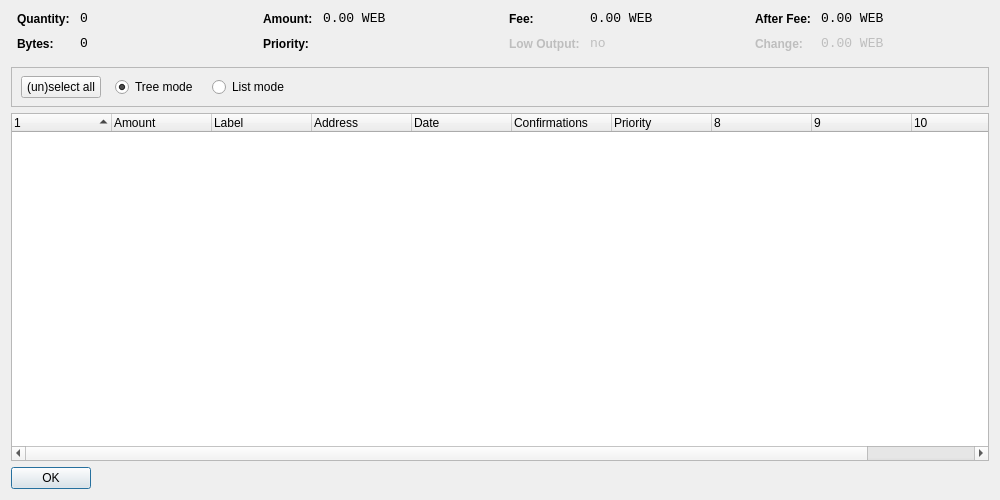
<?xml version="1.0" encoding="UTF-8"?>
<ui version="4.0">
 <class>CoinControlDialog</class>
 <widget class="QDialog" name="CoinControlDialog">
  <property name="geometry">
   <rect>
    <x>0</x>
    <y>0</y>
    <width>1000</width>
    <height>500</height>
   </rect>
  </property>
  <property name="windowTitle">
   <string>Coin Control</string>
  </property>
  <layout class="QVBoxLayout" name="verticalLayout">
   <item>
    <layout class="QHBoxLayout" name="horizontalLayoutTop" stretch="0,0,0,0">
     <property name="topMargin">
      <number>0</number>
     </property>
     <property name="bottomMargin">
      <number>10</number>
     </property>
     <item>
      <layout class="QFormLayout" name="formLayoutCoinControl1">
       <property name="horizontalSpacing">
        <number>10</number>
       </property>
       <property name="verticalSpacing">
        <number>10</number>
       </property>
       <property name="leftMargin">
        <number>6</number>
       </property>
       <property name="rightMargin">
        <number>6</number>
       </property>
       <item row="0" column="0">
        <widget class="QLabel" name="labelCoinControlQuantityText">
         <property name="styleSheet">
          <string notr="true">font-weight:bold;</string>
         </property>
         <property name="text">
          <string>Quantity:</string>
         </property>
        </widget>
       </item>
       <item row="0" column="1">
        <widget class="QLabel" name="labelCoinControlQuantity">
         <property name="font">
          <font>
           <family>Monospace</family>
           <pointsize>10</pointsize>
          </font>
         </property>
         <property name="cursor">
          <cursorShape>IBeamCursor</cursorShape>
         </property>
         <property name="contextMenuPolicy">
          <enum>Qt::ActionsContextMenu</enum>
         </property>
         <property name="text">
          <string notr="true">0</string>
         </property>
         <property name="textInteractionFlags">
          <set>Qt::LinksAccessibleByMouse|Qt::TextSelectableByKeyboard|Qt::TextSelectableByMouse</set>
         </property>
        </widget>
       </item>
       <item row="1" column="0">
        <widget class="QLabel" name="labelCoinControlBytesText">
         <property name="styleSheet">
          <string notr="true">font-weight:bold;</string>
         </property>
         <property name="text">
          <string>Bytes:</string>
         </property>
        </widget>
       </item>
       <item row="1" column="1">
        <widget class="QLabel" name="labelCoinControlBytes">
         <property name="font">
          <font>
           <family>Monospace</family>
           <pointsize>10</pointsize>
          </font>
         </property>
         <property name="cursor">
          <cursorShape>IBeamCursor</cursorShape>
         </property>
         <property name="contextMenuPolicy">
          <enum>Qt::ActionsContextMenu</enum>
         </property>
         <property name="text">
          <string notr="true">0</string>
         </property>
         <property name="textInteractionFlags">
          <set>Qt::LinksAccessibleByMouse|Qt::TextSelectableByKeyboard|Qt::TextSelectableByMouse</set>
         </property>
        </widget>
       </item>
      </layout>
     </item>
     <item>
      <layout class="QFormLayout" name="formLayoutCoinControl2">
       <property name="horizontalSpacing">
        <number>10</number>
       </property>
       <property name="verticalSpacing">
        <number>10</number>
       </property>
       <property name="leftMargin">
        <number>6</number>
       </property>
       <property name="rightMargin">
        <number>6</number>
       </property>
       <item row="0" column="0">
        <widget class="QLabel" name="labelCoinControlAmountText">
         <property name="styleSheet">
          <string notr="true">font-weight:bold;</string>
         </property>
         <property name="text">
          <string>Amount:</string>
         </property>
        </widget>
       </item>
       <item row="0" column="1">
        <widget class="QLabel" name="labelCoinControlAmount">
         <property name="font">
          <font>
           <family>Monospace</family>
           <pointsize>10</pointsize>
          </font>
         </property>
         <property name="cursor">
          <cursorShape>IBeamCursor</cursorShape>
         </property>
         <property name="contextMenuPolicy">
          <enum>Qt::ActionsContextMenu</enum>
         </property>
         <property name="text">
          <string notr="true">0.00 WEB</string>
         </property>
         <property name="textInteractionFlags">
          <set>Qt::LinksAccessibleByMouse|Qt::TextSelectableByKeyboard|Qt::TextSelectableByMouse</set>
         </property>
        </widget>
       </item>
       <item row="1" column="0">
        <widget class="QLabel" name="labelCoinControlPriorityText">
         <property name="styleSheet">
          <string notr="true">font-weight:bold;</string>
         </property>
         <property name="text">
          <string>Priority:</string>
         </property>
        </widget>
       </item>
       <item row="1" column="1">
        <widget class="QLabel" name="labelCoinControlPriority">
         <property name="font">
          <font>
           <family>Monospace</family>
           <pointsize>10</pointsize>
          </font>
         </property>
         <property name="cursor">
          <cursorShape>IBeamCursor</cursorShape>
         </property>
         <property name="contextMenuPolicy">
          <enum>Qt::ActionsContextMenu</enum>
         </property>
         <property name="text">
          <string/>
         </property>
         <property name="textInteractionFlags">
          <set>Qt::LinksAccessibleByMouse|Qt::TextSelectableByKeyboard|Qt::TextSelectableByMouse</set>
         </property>
        </widget>
       </item>
      </layout>
     </item>
     <item>
      <layout class="QFormLayout" name="formLayoutCoinControl3">
       <property name="horizontalSpacing">
        <number>10</number>
       </property>
       <property name="verticalSpacing">
        <number>10</number>
       </property>
       <property name="leftMargin">
        <number>6</number>
       </property>
       <property name="rightMargin">
        <number>6</number>
       </property>
       <item row="0" column="0">
        <widget class="QLabel" name="labelCoinControlFeeText">
         <property name="styleSheet">
          <string notr="true">font-weight:bold;</string>
         </property>
         <property name="text">
          <string>Fee:</string>
         </property>
        </widget>
       </item>
       <item row="0" column="1">
        <widget class="QLabel" name="labelCoinControlFee">
         <property name="font">
          <font>
           <family>Monospace</family>
           <pointsize>10</pointsize>
          </font>
         </property>
         <property name="cursor">
          <cursorShape>IBeamCursor</cursorShape>
         </property>
         <property name="contextMenuPolicy">
          <enum>Qt::ActionsContextMenu</enum>
         </property>
         <property name="text">
          <string notr="true">0.00 WEB</string>
         </property>
         <property name="textInteractionFlags">
          <set>Qt::LinksAccessibleByMouse|Qt::TextSelectableByKeyboard|Qt::TextSelectableByMouse</set>
         </property>
        </widget>
       </item>
       <item row="1" column="0">
        <widget class="QLabel" name="labelCoinControlLowOutputText">
         <property name="enabled">
          <bool>false</bool>
         </property>
         <property name="styleSheet">
          <string notr="true">font-weight:bold;</string>
         </property>
         <property name="text">
          <string>Low Output:</string>
         </property>
        </widget>
       </item>
       <item row="1" column="1">
        <widget class="QLabel" name="labelCoinControlLowOutput">
         <property name="enabled">
          <bool>false</bool>
         </property>
         <property name="font">
          <font>
           <family>Monospace</family>
           <pointsize>10</pointsize>
          </font>
         </property>
         <property name="cursor">
          <cursorShape>IBeamCursor</cursorShape>
         </property>
         <property name="contextMenuPolicy">
          <enum>Qt::ActionsContextMenu</enum>
         </property>
         <property name="text">
          <string notr="true">no</string>
         </property>
         <property name="textInteractionFlags">
          <set>Qt::LinksAccessibleByMouse|Qt::TextSelectableByKeyboard|Qt::TextSelectableByMouse</set>
         </property>
        </widget>
       </item>
      </layout>
     </item>
     <item>
      <layout class="QFormLayout" name="formLayoutCoinControl4">
       <property name="horizontalSpacing">
        <number>10</number>
       </property>
       <property name="verticalSpacing">
        <number>10</number>
       </property>
       <property name="leftMargin">
        <number>6</number>
       </property>
       <property name="rightMargin">
        <number>6</number>
       </property>
       <item row="0" column="0">
        <widget class="QLabel" name="labelCoinControlAfterFeeText">
         <property name="styleSheet">
          <string notr="true">font-weight:bold;</string>
         </property>
         <property name="text">
          <string>After Fee:</string>
         </property>
        </widget>
       </item>
       <item row="0" column="1">
        <widget class="QLabel" name="labelCoinControlAfterFee">
         <property name="font">
          <font>
           <family>Monospace</family>
           <pointsize>10</pointsize>
          </font>
         </property>
         <property name="cursor">
          <cursorShape>IBeamCursor</cursorShape>
         </property>
         <property name="contextMenuPolicy">
          <enum>Qt::ActionsContextMenu</enum>
         </property>
         <property name="text">
          <string notr="true">0.00 WEB</string>
         </property>
         <property name="textInteractionFlags">
          <set>Qt::LinksAccessibleByMouse|Qt::TextSelectableByKeyboard|Qt::TextSelectableByMouse</set>
         </property>
        </widget>
       </item>
       <item row="1" column="0">
        <widget class="QLabel" name="labelCoinControlChangeText">
         <property name="enabled">
          <bool>false</bool>
         </property>
         <property name="styleSheet">
          <string notr="true">font-weight:bold;</string>
         </property>
         <property name="text">
          <string>Change:</string>
         </property>
        </widget>
       </item>
       <item row="1" column="1">
        <widget class="QLabel" name="labelCoinControlChange">
         <property name="enabled">
          <bool>false</bool>
         </property>
         <property name="font">
          <font>
           <family>Monospace</family>
           <pointsize>10</pointsize>
          </font>
         </property>
         <property name="cursor">
          <cursorShape>IBeamCursor</cursorShape>
         </property>
         <property name="contextMenuPolicy">
          <enum>Qt::ActionsContextMenu</enum>
         </property>
         <property name="text">
          <string notr="true">0.00 WEB</string>
         </property>
         <property name="textInteractionFlags">
          <set>Qt::LinksAccessibleByMouse|Qt::TextSelectableByKeyboard|Qt::TextSelectableByMouse</set>
         </property>
        </widget>
       </item>
      </layout>
     </item>
    </layout>
   </item>
   <item>
    <widget class="QFrame" name="frame">
     <property name="minimumSize">
      <size>
       <width>0</width>
       <height>40</height>
      </size>
     </property>
     <property name="frameShape">
      <enum>QFrame::StyledPanel</enum>
     </property>
     <property name="frameShadow">
      <enum>QFrame::Sunken</enum>
     </property>
     <widget class="QWidget" name="horizontalLayoutWidget">
      <property name="geometry">
       <rect>
        <x>10</x>
        <y>0</y>
        <width>781</width>
        <height>41</height>
       </rect>
      </property>
      <layout class="QHBoxLayout" name="horizontalLayoutPanel" stretch="0,0,0,0,0">
       <property name="spacing">
        <number>14</number>
       </property>
       <item>
        <widget class="QPushButton" name="pushButtonSelectAll">
         <property name="sizePolicy">
          <sizepolicy hsizetype="Maximum" vsizetype="Fixed">
           <horstretch>0</horstretch>
           <verstretch>0</verstretch>
          </sizepolicy>
         </property>
         <property name="text">
          <string>(un)select all</string>
         </property>
        </widget>
       </item>
       <item>
        <widget class="QRadioButton" name="radioTreeMode">
         <property name="sizePolicy">
          <sizepolicy hsizetype="Maximum" vsizetype="Fixed">
           <horstretch>0</horstretch>
           <verstretch>0</verstretch>
          </sizepolicy>
         </property>
         <property name="text">
          <string>Tree mode</string>
         </property>
         <property name="checked">
          <bool>true</bool>
         </property>
        </widget>
       </item>
       <item>
        <widget class="QRadioButton" name="radioListMode">
         <property name="sizePolicy">
          <sizepolicy hsizetype="Maximum" vsizetype="Fixed">
           <horstretch>0</horstretch>
           <verstretch>0</verstretch>
          </sizepolicy>
         </property>
         <property name="text">
          <string>List mode</string>
         </property>
        </widget>
       </item>
       <item>
        <spacer name="horizontalSpacer">
         <property name="orientation">
          <enum>Qt::Horizontal</enum>
         </property>
         <property name="sizeHint" stdset="0">
          <size>
           <width>40</width>
           <height>20</height>
          </size>
         </property>
        </spacer>
       </item>
      </layout>
     </widget>
    </widget>
   </item>
   <item>
    <widget class="CoinControlTreeWidget" name="treeWidget">
     <property name="contextMenuPolicy">
      <enum>Qt::CustomContextMenu</enum>
     </property>
     <property name="sortingEnabled">
      <bool>false</bool>
     </property>
     <property name="columnCount">
      <number>11</number>
     </property>
     <attribute name="headerShowSortIndicator" stdset="0">
      <bool>true</bool>
     </attribute>
     <attribute name="headerStretchLastSection">
      <bool>false</bool>
     </attribute>
     <column>
      <property name="text">
       <string/>
      </property>
     </column>
     <column>
      <property name="text">
       <string>Amount</string>
      </property>
     </column>
     <column>
      <property name="text">
       <string>Label</string>
      </property>
     </column>
     <column>
      <property name="text">
       <string>Address</string>
      </property>
     </column>
     <column>
      <property name="text">
       <string>Date</string>
      </property>
     </column>
     <column>
      <property name="text">
       <string>Confirmations</string>
      </property>
      <property name="toolTip">
       <string>Confirmed</string>
      </property>
     </column>
     <column>
      <property name="text">
       <string>Priority</string>
      </property>
     </column>
     <column>
      <property name="text">
       <string/>
      </property>
     </column>
     <column>
      <property name="text">
       <string/>
      </property>
     </column>
     <column>
      <property name="text">
       <string/>
      </property>
     </column>
     <column>
      <property name="text">
       <string/>
      </property>
     </column>
    </widget>
   </item>
   <item>
    <widget class="QDialogButtonBox" name="buttonBox">
     <property name="sizePolicy">
      <sizepolicy hsizetype="Maximum" vsizetype="Fixed">
       <horstretch>0</horstretch>
       <verstretch>0</verstretch>
      </sizepolicy>
     </property>
     <property name="orientation">
      <enum>Qt::Horizontal</enum>
     </property>
     <property name="standardButtons">
      <set>QDialogButtonBox::Ok</set>
     </property>
    </widget>
   </item>
  </layout>
 </widget>
 <customwidgets>
  <customwidget>
   <class>CoinControlTreeWidget</class>
   <extends>QTreeWidget</extends>
   <header>coincontroltreewidget.h</header>
  </customwidget>
 </customwidgets>
 <resources/>
 <connections/>
</ui>
